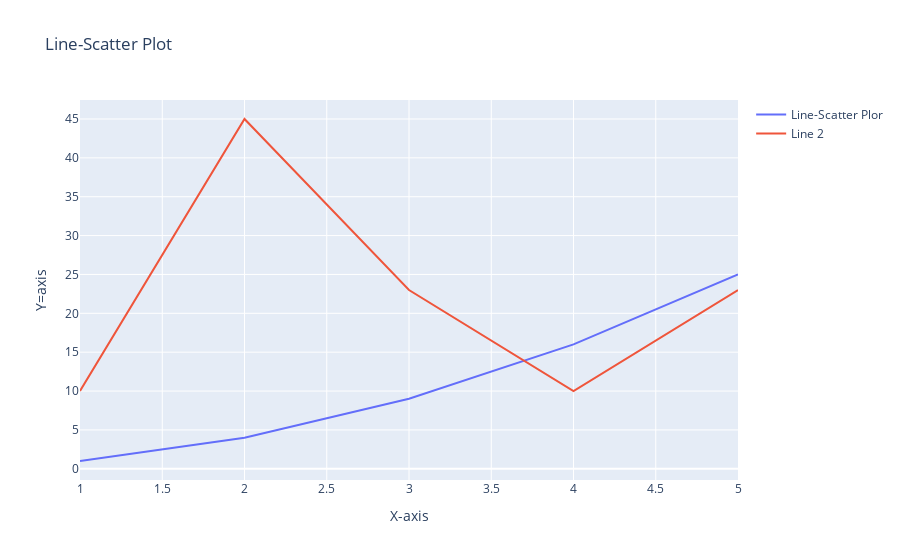

The code cell stored with this chart in its notebook:
### Code cell
z = [10,45,23,10,23]
fig.add_trace(go.Scatter(x=x,y=z,mode="lines",name="Line 2"))

### Figure 1 — Plotly figure (JSON) as saved in the notebook; plotly's stock layout.template omitted (floating-point values rounded to 4 significant figures)
{"data": [{"mode": "lines", "name": "Line-Scatter Plor", "type": "scatter", "x": [1, 2, 3, 4, 5], "y": [1, 4, 9, 16, 25]}, {"mode": "lines", "name": "Line 2", "type": "scatter", "x": [1, 2, 3, 4, 5], "y": [10, 45, 23, 10, 23]}], "layout": {"title": {"text": "Line-Scatter Plot"}, "xaxis": {"title": {"text": "X-axis"}}, "yaxis": {"title": {"text": "Y=axis"}}}}
